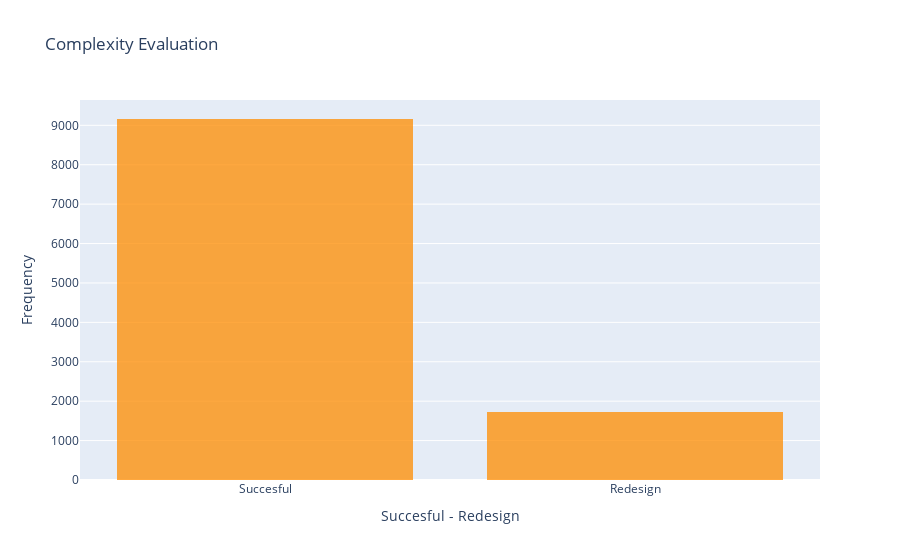

This figure's notebook cell:
### Code cell
# Histogram
trace = go.Histogram(
    x = data.complexityEvaluation,
    opacity = 0.75,
    name = 'Complexity Evaluation',
    marker = dict(color = 'darkorange')
)
hist_data = [trace]
hist_layout = go.Layout(barmode='overlay',
                   title = 'Complexity Evaluation',
                   xaxis = dict(title = 'Succesful - Redesign'),
                   yaxis = dict(title = 'Frequency')
)
fig = go.Figure(data = hist_data, layout = hist_layout)
iplot(fig)

### Figure 1 — Plotly figure (JSON) as saved in the notebook; plotly's stock layout.template omitted (floating-point values rounded to 4 significant figures; data arrays with more than 128 entries replaced by an {"elided": "..."} marker saying what was removed)
{"data": [{"marker": {"color": "darkorange"}, "name": "Complexity Evaluation", "opacity": 0.75, "type": "histogram", "x": {"elided": "10885 str values"}}], "layout": {"barmode": "overlay", "title": {"text": "Complexity Evaluation"}, "xaxis": {"title": {"text": "Succesful - Redesign"}}, "yaxis": {"title": {"text": "Frequency"}}}}
